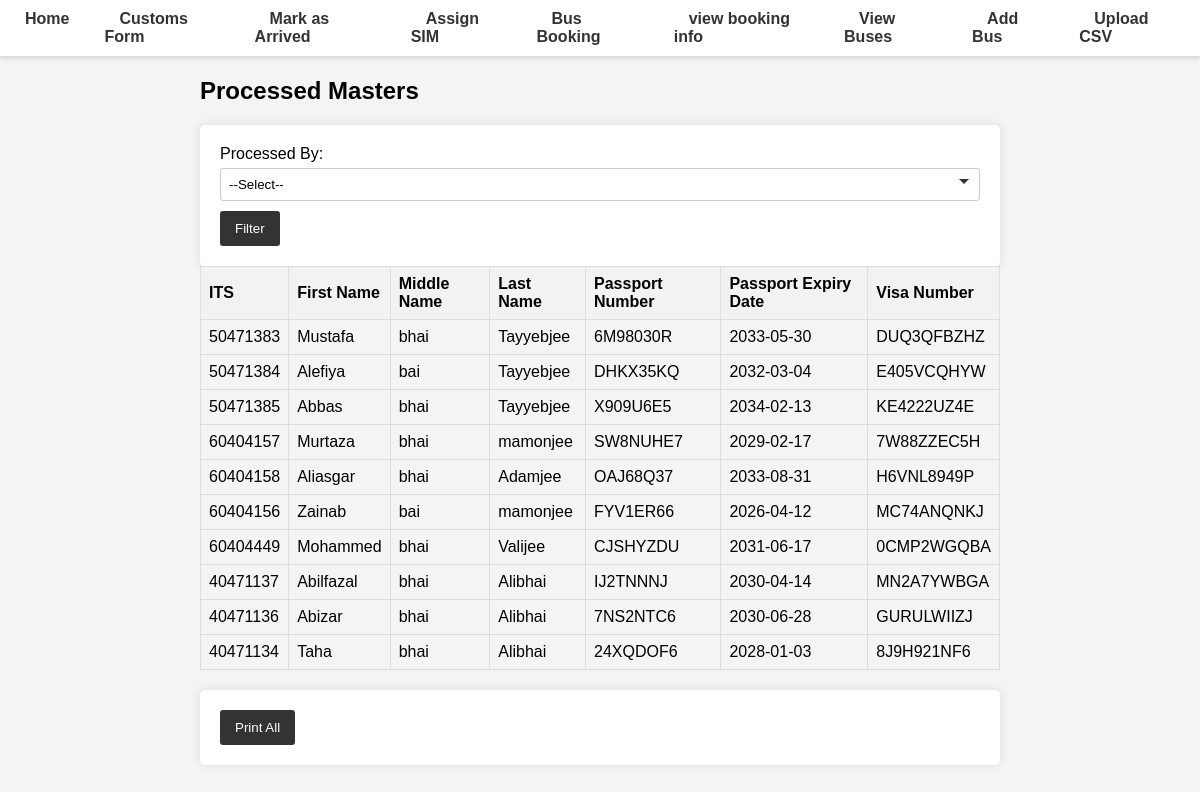
/processed-masters/, run on the app's committed database.
### database.py (models this page shows)
class ProcessedMaster(Base):
    __tablename__ = "processed_master"
    id = Column(Integer, primary_key=True, index=True)
    ITS = Column(Integer, ForeignKey('master.ITS'), unique=True, index=True)
    first_name = Column(String, index=True)
    middle_name = Column(String, index=True)
    last_name = Column(String, index=True)
    DOB = Column(Date)
    passport_No = Column(String, index=True)
    passport_Expiry = Column(Date, index=True)
    Visa_No = Column(String, index=True)
    Mode_of_Transport = Column(String, index=True)
    phone = Column(String, index=True)
    arrived = Column(Boolean, default=False)
    timestamp = Column(DateTime, default=func.now())
    processed_by = Column(String, ForeignKey('users.username'))

### main.py (the view)
@app.get("/processed-masters/", response_class=HTMLResponse)
async def get_processed_masters(request: Request, page: int = 1, db: Session = Depends(get_db)):
    users = db.query(User).all()
    users = list(users)
    total_count = db.query(func.count(ProcessedMaster.ITS)).scalar()
    processed_masters = (
        db.query(ProcessedMaster)
        .offset((page - 1) * PAGE_SIZE)
        .limit(PAGE_SIZE)
        .all()
    )
    return templates.TemplateResponse(
        "processed_masters.html",
        {
            "request": request,
            "processed_masters": processed_masters,
            "page": page,
            "page_size": PAGE_SIZE,
            "total_count": total_count,
            "users": users  # Pass the users list to the template
        }
    )

### templates/processed_masters.html (shortened to what this page needs)
{% extends "base.html" %}
{% block content %}
<h2>Processed Masters</h2>
<form action="" method="get" id="filterForm">
    <label for="processed_by">Processed By:</label>
    <select id="processed_by" name="processed_by">
        <option value="">--Select--</option>
    </select>
    <button type="submit">Filter</button>
</form>
<table>
    <tr>
        <th>ITS</th>
        <th>First Name</th>
        <th>Middle Name</th>
        <th>Last Name</th>
        <th>Passport Number</th>
        <th>Passport Expiry Date</th>
        <th>Visa Number</th>
    </tr>
    {% for master in processed_masters %}
    {% if not processed_by or master.processed_by == processed_by %}
    <tr>
        <td>{{ master.ITS }}</td>
        <td>{{ master.first_name }}</td>
        <td>{{ master.middle_name }}</td>
        <td>{{ master.last_name }}</td>
        <td>{{ master.passport_No }}</td>
        <td>{{ master.passport_Expiry }}</td>
        <td>{{ master.Visa_No }}</td>
    </tr>
    {% endif %}
    {% endfor %}
</table>
<form action="/print-processed-masters/" method="post">
    <button type="submit">Print All</button>
</form>
{% endblock %}

### static/styles.css (style rules this page uses)
body { font-family: Arial, sans-serif; margin: 0; padding: 0; background-color: #f4f4f4; }
form { background-color: #fff; padding: 20px; border-radius: 5px; box-shadow: 0 0 10px rgba(0, 0, 0, 0.1); }
form label { display: block; margin-bottom: 5px; }
form input, form select { width: 100%; padding: 8px; margin-bottom: 10px; border: 1px solid #ccc; border-radius: 3px; }
form select { appearance: none; background-size: 10px; padding-right: 30px; }
form button { background-color: #333; color: #fff; padding: 10px 15px; border: none; border-radius: 3px; cursor: pointer; transition: background-color 0.3s; }
table { width: 100%; border-collapse: collapse; margin-bottom: 20px; }
table, th, td { border: 1px solid #ddd; }
th, td { padding: 8px; text-align: left; }
th { background-color: #f2f2f2; }

### data on the page
ProcessedMaster: ITS "50471383", first_name "Mustafa", middle_name "bhai", last_name "Tayyebjee", passport_No "6M98030R", passport_Expiry "2033-05-30", Visa_No "DUQ3QFBZHZ"
ProcessedMaster: ITS "50471384", first_name "Alefiya", middle_name "bai", last_name "Tayyebjee", passport_No "DHKX35KQ", passport_Expiry "2032-03-04", Visa_No "E405VCQHYW"
ProcessedMaster: ITS "50471385", first_name "Abbas", middle_name "bhai", last_name "Tayyebjee", passport_No "X909U6E5", passport_Expiry "2034-02-13", Visa_No "KE4222UZ4E"
ProcessedMaster: ITS "60404157", first_name "Murtaza", middle_name "bhai", last_name "mamonjee", passport_No "SW8NUHE7", passport_Expiry "2029-02-17", Visa_No "7W88ZZEC5H"
ProcessedMaster: ITS "60404158", first_name "Aliasgar", middle_name "bhai", last_name "Adamjee", passport_No "OAJ68Q37", passport_Expiry "2033-08-31", Visa_No "H6VNL8949P"
ProcessedMaster: ITS "60404156", first_name "Zainab", middle_name "bai", last_name "mamonjee", passport_No "FYV1ER66", passport_Expiry "2026-04-12", Visa_No "MC74ANQNKJ"
ProcessedMaster: ITS "60404449", first_name "Mohammed", middle_name "bhai", last_name "Valijee", passport_No "CJSHYZDU", passport_Expiry "2031-06-17", Visa_No "0CMP2WGQBA"
ProcessedMaster: ITS "40471137", first_name "Abilfazal", middle_name "bhai", last_name "Alibhai", passport_No "IJ2TNNNJ", passport_Expiry "2030-04-14", Visa_No "MN2A7YWBGA"
ProcessedMaster: ITS "40471136", first_name "Abizar", middle_name "bhai", last_name "Alibhai", passport_No "7NS2NTC6", passport_Expiry "2030-06-28", Visa_No "GURULWIIZJ"
ProcessedMaster: ITS "40471134", first_name "Taha", middle_name "bhai", last_name "Alibhai", passport_No "24XQDOF6", passport_Expiry "2028-01-03", Visa_No "8J9H921NF6"
